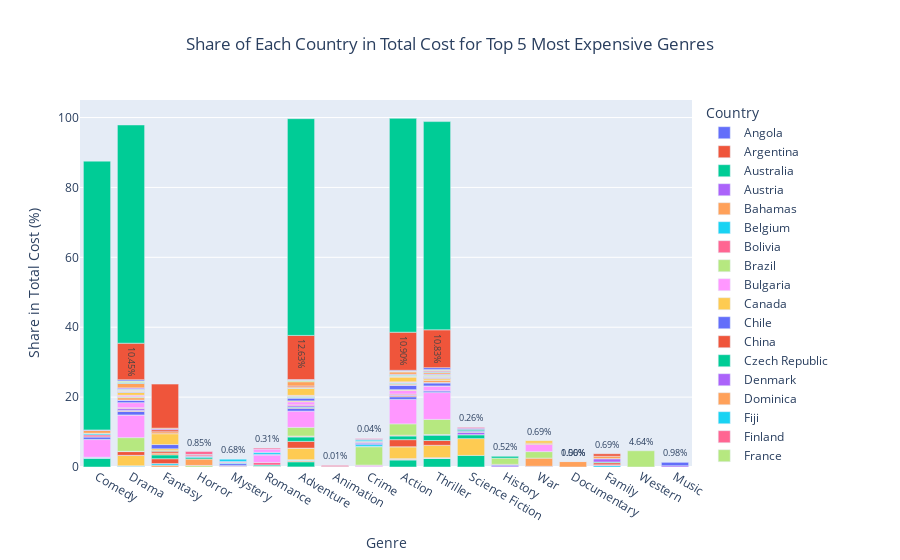

The code cell stored with this chart in its notebook:
### Markdown cell above
Plot

### Code cell
# Plot the data
fig = px.bar(
    top_5_genres_per_country,
    x='genre_name',
    y='share',
    color='country_name',
    title='Share of Each Country in Total Cost for Top 5 Most Expensive Genres',
    labels={'genre_name': 'Genre', 'share': 'Share (%)', 'country_name': 'Country'},
    text='share'
)

# Update layout for better readability
fig.update_traces(texttemplate='%{text:.2f}%', textposition='outside')
fig.update_layout(
    xaxis_title='Genre',
    yaxis_title='Share in Total Cost (%)',
    title_x=0.5,
    uniformtext_minsize=8,
    uniformtext_mode='hide'
)

# Show the chart
fig.show()

### Figure 1 — Plotly figure (JSON) as saved in the notebook; plotly's stock layout.template omitted (floating-point values rounded to 4 significant figures)
{"data": [{"alignmentgroup": "True", "hovertemplate": "Country=Angola<br>Genre=%{x}<br>Share (%)=%{text}<extra></extra>", "legendgroup": "Angola", "marker": {"color": "#636efa", "pattern": {"shape": ""}}, "name": "Angola", "offsetgroup": "Angola", "orientation": "v", "showlegend": true, "text": [0.001003, 0.0007709, 0.001277, 0.004517, 0.003025], "textposition": "outside", "texttemplate": "%{text:.2f}%", "type": "bar", "x": ["Comedy", "Drama", "Fantasy", "Horror", "Mystery"], "xaxis": "x", "y": [0.001003, 0.0007709, 0.001277, 0.004517, 0.003025], "yaxis": "y"}, {"alignmentgroup": "True", "hovertemplate": "Country=Argentina<br>Genre=%{x}<br>Share (%)=%{text}<extra></extra>", "legendgroup": "Argentina", "marker": {"color": "#EF553B", "pattern": {"shape": ""}}, "name": "Argentina", "offsetgroup": "Argentina", "orientation": "v", "showlegend": true, "text": [0.1084, 0.0279, 0.1266, 0.0546, 0.02282], "textposition": "outside", "texttemplate": "%{text:.2f}%", "type": "bar", "x": ["Romance", "Adventure", "Animation", "Crime", "Drama"], "xaxis": "x", "y": [0.1084, 0.0279, 0.1266, 0.0546, 0.02282], "yaxis": "y"}, {"alignmentgroup": "True", "hovertemplate": "Country=Australia<br>Genre=%{x}<br>Share (%)=%{text}<extra></extra>", "legendgroup": "Australia", "marker": {"color": "#00cc96", "pattern": {"shape": ""}}, "name": "Australia", "offsetgroup": "Australia", "orientation": "v", "showlegend": true, "text": [2.054, 2.435, 3.316, 2.492, 1.461], "textposition": "outside", "texttemplate": "%{text:.2f}%", "type": "bar", "x": ["Action", "Thriller", "Science Fiction", "Comedy", "Adventure"], "xaxis": "x", "y": [2.054, 2.435, 3.316, 2.492, 1.461], "yaxis": "y"}, {"alignmentgroup": "True", "hovertemplate": "Country=Austria<br>Genre=%{x}<br>Share (%)=%{text}<extra></extra>", "legendgroup": "Austria", "marker": {"color": "#ab63fa", "pattern": {"shape": ""}}, "name": "Austria", "offsetgroup": "Austria", "orientation": "v", "showlegend": true, "text": [0.06898, 0.3305, 0.1897, 0.01661, 0.0301], "textposition": "outside", "texttemplate": "%{text:.2f}%", "type": "bar", "x": ["Drama", "History", "War", "Action", "Comedy"], "xaxis": "x", "y": [0.06898, 0.3305, 0.1897, 0.01661, 0.0301], "yaxis": "y"}, {"alignmentgroup": "True", "hovertemplate": "Country=Bahamas<br>Genre=%{x}<br>Share (%)=%{text}<extra></extra>", "legendgroup": "Bahamas", "marker": {"color": "#FFA15A", "pattern": {"shape": ""}}, "name": "Bahamas", "offsetgroup": "Bahamas", "orientation": "v", "showlegend": true, "text": [0.2275, 0.2606, 0.5106, 1.562, 0.008878], "textposition": "outside", "texttemplate": "%{text:.2f}%", "type": "bar", "x": ["Action", "Adventure", "Fantasy", "Documentary", "Thriller"], "xaxis": "x", "y": [0.2275, 0.2606, 0.5106, 1.562, 0.008878], "yaxis": "y"}, {"alignmentgroup": "True", "hovertemplate": "Country=Belgium<br>Genre=%{x}<br>Share (%)=%{text}<extra></extra>", "legendgroup": "Belgium", "marker": {"color": "#19d3f3", "pattern": {"shape": ""}}, "name": "Belgium", "offsetgroup": "Belgium", "orientation": "v", "showlegend": true, "text": [0.2413, 0.4653, 0.4123, 0.2664, 0.1788], "textposition": "outside", "texttemplate": "%{text:.2f}%", "type": "bar", "x": ["Adventure", "Fantasy", "Family", "Comedy", "Drama"], "xaxis": "x", "y": [0.2413, 0.4653, 0.4123, 0.2664, 0.1788], "yaxis": "y"}, {"alignmentgroup": "True", "hovertemplate": "Country=Bolivia<br>Genre=%{x}<br>Share (%)=%{text}<extra></extra>", "legendgroup": "Bolivia", "marker": {"color": "#FF6692", "pattern": {"shape": ""}}, "name": "Bolivia", "offsetgroup": "Bolivia", "orientation": "v", "showlegend": true, "text": [0, 0, 0], "textposition": "outside", "texttemplate": "%{text:.2f}%", "type": "bar", "x": ["Action", "Adventure", "Western"], "xaxis": "x", "y": [0, 0, 0], "yaxis": "y"}, {"alignmentgroup": "True", "hovertemplate": "Country=Brazil<br>Genre=%{x}<br>Share (%)=%{text}<extra></extra>", "legendgroup": "Brazil", "marker": {"color": "#B6E880", "pattern": {"shape": ""}}, "name": "Brazil", "offsetgroup": "Brazil", "orientation": "v", "showlegend": true, "text": [0.08877, 0.113, 0.08665, 0.4066, 0.1513], "textposition": "outside", "texttemplate": "%{text:.2f}%", "type": "bar", "x": ["Adventure", "Thriller", "Drama", "Horror", "Mystery"], "xaxis": "x", "y": [0.08877, 0.113, 0.08665, 0.4066, 0.1513], "yaxis": "y"}, {"alignmentgroup": "True", "hovertemplate": "Country=Bulgaria<br>Genre=%{x}<br>Share (%)=%{text}<extra></extra>", "legendgroup": "Bulgaria", "marker": {"color": "#FF97FF", "pattern": {"shape": ""}}, "name": "Bulgaria", "offsetgroup": "Bulgaria", "orientation": "v", "showlegend": true, "text": [0.09189, 0.2878, 0.1049, 0.00634, 0.01003], "textposition": "outside", "texttemplate": "%{text:.2f}%", "type": "bar", "x": ["Action", "Crime", "Thriller", "Adventure", "Comedy"], "xaxis": "x", "y": [0.09189, 0.2878, 0.1049, 0.00634, 0.01003], "yaxis": "y"}, {"alignmentgroup": "True", "hovertemplate": "Country=Canada<br>Genre=%{x}<br>Share (%)=%{text}<extra></extra>", "legendgroup": "Canada", "marker": {"color": "#FECB52", "pattern": {"shape": ""}}, "name": "Canada", "offsetgroup": "Canada", "orientation": "v", "showlegend": true, "text": [3.405, 3.316, 3.551, 2.944, 4.805], "textposition": "outside", "texttemplate": "%{text:.2f}%", "type": "bar", "x": ["Action", "Adventure", "Thriller", "Drama", "Science Fiction"], "xaxis": "x", "y": [3.405, 3.316, 3.551, 2.944, 4.805], "yaxis": "y"}, {"alignmentgroup": "True", "hovertemplate": "Country=Chile<br>Genre=%{x}<br>Share (%)=%{text}<extra></extra>", "legendgroup": "Chile", "marker": {"color": "#636efa", "pattern": {"shape": ""}}, "name": "Chile", "offsetgroup": "Chile", "orientation": "v", "showlegend": true, "text": [0.03854, 0.2478, 0.005536, 0.00634, 0.04517], "textposition": "outside", "texttemplate": "%{text:.2f}%", "type": "bar", "x": ["Drama", "History", "Action", "Adventure", "Horror"], "xaxis": "x", "y": [0.03854, 0.2478, 0.005536, 0.00634, 0.04517], "yaxis": "y"}, {"alignmentgroup": "True", "hovertemplate": "Country=China<br>Genre=%{x}<br>Share (%)=%{text}<extra></extra>", "legendgroup": "China", "marker": {"color": "#EF553B", "pattern": {"shape": ""}}, "name": "China", "offsetgroup": "China", "orientation": "v", "showlegend": true, "text": [2.028, 1.923, 1.372, 1.067, 1.393], "textposition": "outside", "texttemplate": "%{text:.2f}%", "type": "bar", "x": ["Action", "Adventure", "Thriller", "Drama", "Fantasy"], "xaxis": "x", "y": [2.028, 1.923, 1.372, 1.067, 1.393], "yaxis": "y"}, {"alignmentgroup": "True", "hovertemplate": "Country=Czech Republic<br>Genre=%{x}<br>Share (%)=%{text}<extra></extra>", "legendgroup": "Czech Republic", "marker": {"color": "#00cc96", "pattern": {"shape": ""}}, "name": "Czech Republic", "offsetgroup": "Czech Republic", "orientation": "v", "showlegend": true, "text": [1.259, 1.535, 1.046, 1.119, 1.1], "textposition": "outside", "texttemplate": "%{text:.2f}%", "type": "bar", "x": ["Adventure", "Thriller", "Action", "Science Fiction", "Fantasy"], "xaxis": "x", "y": [1.259, 1.535, 1.046, 1.119, 1.1], "yaxis": "y"}, {"alignmentgroup": "True", "hovertemplate": "Country=Denmark<br>Genre=%{x}<br>Share (%)=%{text}<extra></extra>", "legendgroup": "Denmark", "marker": {"color": "#ab63fa", "pattern": {"shape": ""}}, "name": "Denmark", "offsetgroup": "Denmark", "orientation": "v", "showlegend": true, "text": [0.132, 0.06963, 0.06493, 0.3587, 0.01872], "textposition": "outside", "texttemplate": "%{text:.2f}%", "type": "bar", "x": ["Thriller", "Drama", "Crime", "Music", "Science Fiction"], "xaxis": "x", "y": [0.132, 0.06963, 0.06493, 0.3587, 0.01872], "yaxis": "y"}, {"alignmentgroup": "True", "hovertemplate": "Country=Dominica<br>Genre=%{x}<br>Share (%)=%{text}<extra></extra>", "legendgroup": "Dominica", "marker": {"color": "#FFA15A", "pattern": {"shape": ""}}, "name": "Dominica", "offsetgroup": "Dominica", "orientation": "v", "showlegend": true, "text": [0.2214, 0.2536, 0.5106], "textposition": "outside", "texttemplate": "%{text:.2f}%", "type": "bar", "x": ["Action", "Adventure", "Fantasy"], "xaxis": "x", "y": [0.2214, 0.2536, 0.5106], "yaxis": "y"}, {"alignmentgroup": "True", "hovertemplate": "Country=Fiji<br>Genre=%{x}<br>Share (%)=%{text}<extra></extra>", "legendgroup": "Fiji", "marker": {"color": "#19d3f3", "pattern": {"shape": ""}}, "name": "Fiji", "offsetgroup": "Fiji", "orientation": "v", "showlegend": true, "text": [0.01395, 0.01696, 0.0497], "textposition": "outside", "texttemplate": "%{text:.2f}%", "type": "bar", "x": ["Adventure", "Drama", "Romance"], "xaxis": "x", "y": [0.01395, 0.01696, 0.0497], "yaxis": "y"}, {"alignmentgroup": "True", "hovertemplate": "Country=Finland<br>Genre=%{x}<br>Share (%)=%{text}<extra></extra>", "legendgroup": "Finland", "marker": {"color": "#FF6692", "pattern": {"shape": ""}}, "name": "Finland", "offsetgroup": "Finland", "orientation": "v", "showlegend": true, "text": [0.42, 0.2233, 0.1468, 0.1634, 0.04358], "textposition": "outside", "texttemplate": "%{text:.2f}%", "type": "bar", "x": ["Animation", "Family", "Crime", "Mystery", "Thriller"], "xaxis": "x", "y": [0.42, 0.2233, 0.1468, 0.1634, 0.04358], "yaxis": "y"}, {"alignmentgroup": "True", "hovertemplate": "Country=France<br>Genre=%{x}<br>Share (%)=%{text}<extra></extra>", "legendgroup": "France", "marker": {"color": "#B6E880", "pattern": {"shape": ""}}, "name": "France", "offsetgroup": "France", "orientation": "v", "showlegend": true, "text": [3.246, 4.319, 3.91, 2.472, 5.275], "textposition": "outside", "texttemplate": "%{text:.2f}%", "type": "bar", "x": ["Action", "Thriller", "Drama", "Adventure", "Crime"], "xaxis": "x", "y": [3.246, 4.319, 3.91, 2.472, 5.275], "yaxis": "y"}, {"alignmentgroup": "True", "hovertemplate": "Country=Germany<br>Genre=%{x}<br>Share (%)=%{text}<extra></extra>", "legendgroup": "Germany", "marker": {"color": "#FF97FF", "pattern": {"shape": ""}}, "name": "Germany", "offsetgroup": "Germany", "orientation": "v", "showlegend": true, "text": [6.993, 7.692, 6.485, 4.659, 5.058], "textposition": "outside", "texttemplate": "%{text:.2f}%", "type": "bar", "x": ["Action", "Thriller", "Drama", "Adventure", "Comedy"], "xaxis": "x", "y": [6.993, 7.692, 6.485, 4.659, 5.058], "yaxis": "y"}, {"alignmentgroup": "True", "hovertemplate": "Country=Greece<br>Genre=%{x}<br>Share (%)=%{text}<extra></extra>", "legendgroup": "Greece", "marker": {"color": "#FECB52", "pattern": {"shape": ""}}, "name": "Greece", "offsetgroup": "Greece", "orientation": "v", "showlegend": true, "text": [0.09036, 0.03412, 0.004625], "textposition": "outside", "texttemplate": "%{text:.2f}%", "type": "bar", "x": ["Romance", "Comedy", "Drama"], "xaxis": "x", "y": [0.09036, 0.03412, 0.004625], "yaxis": "y"}, {"alignmentgroup": "True", "hovertemplate": "Country=Hong Kong<br>Genre=%{x}<br>Share (%)=%{text}<extra></extra>", "legendgroup": "Hong Kong", "marker": {"color": "#636efa", "pattern": {"shape": ""}}, "name": "Hong Kong", "offsetgroup": "Hong Kong", "orientation": "v", "showlegend": true, "text": [0.7601, 1.002, 0.8198, 0.745, 0.4931], "textposition": "outside", "texttemplate": "%{text:.2f}%", "type": "bar", "x": ["Action", "Drama", "Adventure", "Comedy", "Thriller"], "xaxis": "x", "y": [0.7601, 1.002, 0.8198, 0.745, 0.4931], "yaxis": "y"}, {"alignmentgroup": "True", "hovertemplate": "Country=Hungary<br>Genre=%{x}<br>Share (%)=%{text}<extra></extra>", "legendgroup": "Hungary", "marker": {"color": "#EF553B", "pattern": {"shape": ""}}, "name": "Hungary", "offsetgroup": "Hungary", "orientation": "v", "showlegend": true, "text": [0.2513, 0.5413, 0.5812, 0.1522, 0.165], "textposition": "outside", "texttemplate": "%{text:.2f}%", "type": "bar", "x": ["Action", "Fantasy", "Family", "Adventure", "Drama"], "xaxis": "x", "y": [0.2513, 0.5413, 0.5812, 0.1522, 0.165], "yaxis": "y"}, {"alignmentgroup": "True", "hovertemplate": "Country=Iceland<br>Genre=%{x}<br>Share (%)=%{text}<extra></extra>", "legendgroup": "Iceland", "marker": {"color": "#00cc96", "pattern": {"shape": ""}}, "name": "Iceland", "offsetgroup": "Iceland", "orientation": "v", "showlegend": true, "text": [0.1966, 0.3163, 0.2141, 0.1787, 0.1045], "textposition": "outside", "texttemplate": "%{text:.2f}%", "type": "bar", "x": ["Adventure", "Romance", "Family", "Fantasy", "Drama"], "xaxis": "x", "y": [0.1966, 0.3163, 0.2141, 0.1787, 0.1045], "yaxis": "y"}, {"alignmentgroup": "True", "hovertemplate": "Country=India<br>Genre=%{x}<br>Share (%)=%{text}<extra></extra>", "legendgroup": "India", "marker": {"color": "#ab63fa", "pattern": {"shape": ""}}, "name": "India", "offsetgroup": "India", "orientation": "v", "showlegend": true, "text": [0.5436, 0.9697, 0.3931, 0.683, 0.2818], "textposition": "outside", "texttemplate": "%{text:.2f}%", "type": "bar", "x": ["Drama", "Family", "Adventure", "Science Fiction", "Action"], "xaxis": "x", "y": [0.5436, 0.9697, 0.3931, 0.683, 0.2818], "yaxis": "y"}, {"alignmentgroup": "True", "hovertemplate": "Country=Indonesia<br>Genre=%{x}<br>Share (%)=%{text}<extra></extra>", "legendgroup": "Indonesia", "marker": {"color": "#FFA15A", "pattern": {"shape": ""}}, "name": "Indonesia", "offsetgroup": "Indonesia", "orientation": "v", "showlegend": true, "text": [0.001218, 0.004058, 0.001776], "textposition": "outside", "texttemplate": "%{text:.2f}%", "type": "bar", "x": ["Action", "Crime", "Thriller"], "xaxis": "x", "y": [0.001218, 0.004058, 0.001776], "yaxis": "y"}, {"alignmentgroup": "True", "hovertemplate": "Country=Iran<br>Genre=%{x}<br>Share (%)=%{text}<extra></extra>", "legendgroup": "Iran", "marker": {"color": "#19d3f3", "pattern": {"shape": ""}}, "name": "Iran", "offsetgroup": "Iran", "orientation": "v", "showlegend": true, "text": [0.0003612, 0.0002775, 0.0005506], "textposition": "outside", "texttemplate": "%{text:.2f}%", "type": "bar", "x": ["Comedy", "Drama", "Family"], "xaxis": "x", "y": [0.0003612, 0.0002775, 0.0005506], "yaxis": "y"}, {"alignmentgroup": "True", "hovertemplate": "Country=Ireland<br>Genre=%{x}<br>Share (%)=%{text}<extra></extra>", "legendgroup": "Ireland", "marker": {"color": "#FF6692", "pattern": {"shape": ""}}, "name": "Ireland", "offsetgroup": "Ireland", "orientation": "v", "showlegend": true, "text": [0.5411, 0.2513, 0.2312, 0.7403, 0.2374], "textposition": "outside", "texttemplate": "%{text:.2f}%", "type": "bar", "x": ["Comedy", "Action", "Adventure", "Romance", "Drama"], "xaxis": "x", "y": [0.5411, 0.2513, 0.2312, 0.7403, 0.2374], "yaxis": "y"}, {"alignmentgroup": "True", "hovertemplate": "Country=Israel<br>Genre=%{x}<br>Share (%)=%{text}<extra></extra>", "legendgroup": "Israel", "marker": {"color": "#B6E880", "pattern": {"shape": ""}}, "name": "Israel", "offsetgroup": "Israel", "orientation": "v", "showlegend": true, "text": [0.01151, 0.003084, 0.02069], "textposition": "outside", "texttemplate": "%{text:.2f}%", "type": "bar", "x": ["Animation", "Drama", "War"], "xaxis": "x", "y": [0.01151, 0.003084, 0.02069], "yaxis": "y"}, {"alignmentgroup": "True", "hovertemplate": "Country=Italy<br>Genre=%{x}<br>Share (%)=%{text}<extra></extra>", "legendgroup": "Italy", "marker": {"color": "#FF97FF", "pattern": {"shape": ""}}, "name": "Italy", "offsetgroup": "Italy", "orientation": "v", "showlegend": true, "text": [1.46, 1.03, 1.392, 0.8905, 2.085], "textposition": "outside", "texttemplate": "%{text:.2f}%", "type": "bar", "x": ["Drama", "Action", "Thriller", "Adventure", "Romance"], "xaxis": "x", "y": [1.46, 1.03, 1.392, 0.8905, 2.085], "yaxis": "y"}, {"alignmentgroup": "True", "hovertemplate": "Country=Jamaica<br>Genre=%{x}<br>Share (%)=%{text}<extra></extra>", "legendgroup": "Jamaica", "marker": {"color": "#FECB52", "pattern": {"shape": ""}}, "name": "Jamaica", "offsetgroup": "Jamaica", "orientation": "v", "showlegend": true, "text": [0.2225, 0.2548, 0.5106, 0.001533], "textposition": "outside", "texttemplate": "%{text:.2f}%", "type": "bar", "x": ["Action", "Adventure", "Fantasy", "Thriller"], "xaxis": "x", "y": [0.2225, 0.2548, 0.5106, 0.001533], "yaxis": "y"}, {"alignmentgroup": "True", "hovertemplate": "Country=Japan<br>Genre=%{x}<br>Share (%)=%{text}<extra></extra>", "legendgroup": "Japan", "marker": {"color": "#636efa", "pattern": {"shape": ""}}, "name": "Japan", "offsetgroup": "Japan", "orientation": "v", "showlegend": true, "text": [1.212, 0.7849, 0.8873, 1.209, 0.6602], "textposition": "outside", "texttemplate": "%{text:.2f}%", "type": "bar", "x": ["Action", "Adventure", "Thriller", "Fantasy", "Drama"], "xaxis": "x", "y": [1.212, 0.7849, 0.8873, 1.209, 0.6602], "yaxis": "y"}, {"alignmentgroup": "True", "hovertemplate": "Country=Kazakhstan<br>Genre=%{x}<br>Share (%)=%{text}<extra></extra>", "legendgroup": "Kazakhstan", "marker": {"color": "#EF553B", "pattern": {"shape": ""}}, "name": "Kazakhstan", "offsetgroup": "Kazakhstan", "orientation": "v", "showlegend": true, "text": [0.1784], "textposition": "outside", "texttemplate": "%{text:.2f}%", "type": "bar", "x": ["History"], "xaxis": "x", "y": [0.1784], "yaxis": "y"}, {"alignmentgroup": "True", "hovertemplate": "Country=Lithuania<br>Genre=%{x}<br>Share (%)=%{text}<extra></extra>", "legendgroup": "Lithuania", "marker": {"color": "#00cc96", "pattern": {"shape": ""}}, "name": "Lithuania", "offsetgroup": "Lithuania", "orientation": "v", "showlegend": true, "text": [0.05534, 0.09076, 0.02421], "textposition": "outside", "texttemplate": "%{text:.2f}%", "type": "bar", "x": ["Crime", "Mystery", "Thriller"], "xaxis": "x", "y": [0.05534, 0.09076, 0.02421], "yaxis": "y"}, {"alignmentgroup": "True", "hovertemplate": "Country=Luxembourg<br>Genre=%{x}<br>Share (%)=%{text}<extra></extra>", "legendgroup": "Luxembourg", "marker": {"color": "#ab63fa", "pattern": {"shape": ""}}, "name": "Luxembourg", "offsetgroup": "Luxembourg", "orientation": "v", "showlegend": true, "text": [0.1063, 0.09891, 0.1041, 0.08878, 0.2395], "textposition": "outside", "texttemplate": "%{text:.2f}%", "type": "bar", "x": ["Action", "Adventure", "Drama", "Thriller", "Romance"], "xaxis": "x", "y": [0.1063, 0.09891, 0.1041, 0.08878, 0.2395], "yaxis": "y"}, {"alignmentgroup": "True", "hovertemplate": "Country=Malta<br>Genre=%{x}<br>Share (%)=%{text}<extra></extra>", "legendgroup": "Malta", "marker": {"color": "#FFA15A", "pattern": {"shape": ""}}, "name": "Malta", "offsetgroup": "Malta", "orientation": "v", "showlegend": true, "text": [0.6553, 0.6053, 0.2768, 2.327, 1.807], "textposition": "outside", "texttemplate": "%{text:.2f}%", "type": "bar", "x": ["Drama", "Thriller", "Action", "War", "Horror"], "xaxis": "x", "y": [0.6553, 0.6053, 0.2768, 2.327, 1.807], "yaxis": "y"}, {"alignmentgroup": "True", "hovertemplate": "Country=Mexico<br>Genre=%{x}<br>Share (%)=%{text}<extra></extra>", "legendgroup": "Mexico", "marker": {"color": "#19d3f3", "pattern": {"shape": ""}}, "name": "Mexico", "offsetgroup": "Mexico", "orientation": "v", "showlegend": true, "text": [0.2394, 0.3362, 0.521, 0.1585, 0.5602], "textposition": "outside", "texttemplate": "%{text:.2f}%", "type": "bar", "x": ["Action", "Comedy", "Crime", "Adventure", "Romance"], "xaxis": "x", "y": [0.2394, 0.3362, 0.521, 0.1585, 0.5602], "yaxis": "y"}, {"alignmentgroup": "True", "hovertemplate": "Country=Monaco<br>Genre=%{x}<br>Share (%)=%{text}<extra></extra>", "legendgroup": "Monaco", "marker": {"color": "#FF6692", "pattern": {"shape": ""}}, "name": "Monaco", "offsetgroup": "Monaco", "orientation": "v", "showlegend": true, "text": [0, 0], "textposition": "outside", "texttemplate": "%{text:.2f}%", "type": "bar", "x": ["Documentary", "Family"], "xaxis": "x", "y": [0, 0], "yaxis": "y"}, {"alignmentgroup": "True", "hovertemplate": "Country=Morocco<br>Genre=%{x}<br>Share (%)=%{text}<extra></extra>", "legendgroup": "Morocco", "marker": {"color": "#B6E880", "pattern": {"shape": ""}}, "name": "Morocco", "offsetgroup": "Morocco", "orientation": "v", "showlegend": true, "text": [0.2917, 0.1993, 0.2775, 1.784, 1.862], "textposition": "outside", "texttemplate": "%{text:.2f}%", "type": "bar", "x": ["Adventure", "Action", "Drama", "History", "War"], "xaxis": "x", "y": [0.2917, 0.1993, 0.2775, 1.784, 1.862], "yaxis": "y"}, {"alignmentgroup": "True", "hovertemplate": "Country=Netherlands<br>Genre=%{x}<br>Share (%)=%{text}<extra></extra>", "legendgroup": "Netherlands", "marker": {"color": "#FF97FF", "pattern": {"shape": ""}}, "name": "Netherlands", "offsetgroup": "Netherlands", "orientation": "v", "showlegend": true, "text": [0.4349, 0.9172, 2.06, 0.2126, 0.237], "textposition": "outside", "texttemplate": "%{text:.2f}%", "type": "bar", "x": ["Drama", "Romance", "War", "Action", "Adventure"], "xaxis": "x", "y": [0.4349, 0.9172, 2.06, 0.2126, 0.237], "yaxis": "y"}, {"alignmentgroup": "True", "hovertemplate": "Country=New Zealand<br>Genre=%{x}<br>Share (%)=%{text}<extra></extra>", "legendgroup": "New Zealand", "marker": {"color": "#FECB52", "pattern": {"shape": ""}}, "name": "New Zealand", "offsetgroup": "New Zealand", "orientation": "v", "showlegend": true, "text": [1.966, 1.362, 3.097, 0.7971, 0.4471], "textposition": "outside", "texttemplate": "%{text:.2f}%", "type": "bar", "x": ["Adventure", "Action", "Fantasy", "Drama", "Thriller"], "xaxis": "x", "y": [1.966, 1.362, 3.097, 0.7971, 0.4471], "yaxis": "y"}, {"alignmentgroup": "True", "hovertemplate": "Country=Norway<br>Genre=%{x}<br>Share (%)=%{text}<extra></extra>", "legendgroup": "Norway", "marker": {"color": "#636efa", "pattern": {"shape": ""}}, "name": "Norway", "offsetgroup": "Norway", "orientation": "v", "showlegend": true, "text": [0.2009, 0.3793, 0.5445, 0.1453, 0.9754], "textposition": "outside", "texttemplate": "%{text:.2f}%", "type": "bar", "x": ["Drama", "Crime", "Mystery", "Thriller", "Music"], "xaxis": "x", "y": [0.2009, 0.3793, 0.5445, 0.1453, 0.9754], "yaxis": "y"}, {"alignmentgroup": "True", "hovertemplate": "Country=Pakistan<br>Genre=%{x}<br>Share (%)=%{text}<extra></extra>", "legendgroup": "Pakistan", "marker": {"color": "#EF553B", "pattern": {"shape": ""}}, "name": "Pakistan", "offsetgroup": "Pakistan", "orientation": "v", "showlegend": true, "text": [0.1469, 0.08303, 0.09511, 0.02467], "textposition": "outside", "texttemplate": "%{text:.2f}%", "type": "bar", "x": ["Thriller", "Action", "Adventure", "Drama"], "xaxis": "x", "y": [0.1469, 0.08303, 0.09511, 0.02467], "yaxis": "y"}, {"alignmentgroup": "True", "hovertemplate": "Country=Peru<br>Genre=%{x}<br>Share (%)=%{text}<extra></extra>", "legendgroup": "Peru", "marker": {"color": "#00cc96", "pattern": {"shape": ""}}, "name": "Peru", "offsetgroup": "Peru", "orientation": "v", "showlegend": true, "text": [0.1453, 0.04982, 0.05706, 0.4066], "textposition": "outside", "texttemplate": "%{text:.2f}%", "type": "bar", "x": ["Thriller", "Action", "Adventure", "Horror"], "xaxis": "x", "y": [0.1453, 0.04982, 0.05706, 0.4066], "yaxis": "y"}, {"alignmentgroup": "True", "hovertemplate": "Country=Philippines<br>Genre=%{x}<br>Share (%)=%{text}<extra></extra>", "legendgroup": "Philippines", "marker": {"color": "#ab63fa", "pattern": {"shape": ""}}, "name": "Philippines", "offsetgroup": "Philippines", "orientation": "v", "showlegend": true, "text": [0.07307, 0.2435, 0.1018, 0.1065], "textposition": "outside", "texttemplate": "%{text:.2f}%", "type": "bar", "x": ["Action", "Crime", "Drama", "Thriller"], "xaxis": "x", "y": [0.07307, 0.2435, 0.1018, 0.1065], "yaxis": "y"}, {"alignmentgroup": "True", "hovertemplate": "Country=Poland<br>Genre=%{x}<br>Share (%)=%{text}<extra></extra>", "legendgroup": "Poland", "marker": {"color": "#FFA15A", "pattern": {"shape": ""}}, "name": "Poland", "offsetgroup": "Poland", "orientation": "v", "showlegend": true, "text": [0.2853, 0.6883, 0.5745, 0.09584, 0.362], "textposition": "outside", "texttemplate": "%{text:.2f}%", "type": "bar", "x": ["Adventure", "Family", "Fantasy", "Drama", "War"], "xaxis": "x", "y": [0.2853, 0.6883, 0.5745, 0.09584, 0.362], "yaxis": "y"}, {"alignmentgroup": "True", "hovertemplate": "Country=Portugal<br>Genre=%{x}<br>Share (%)=%{text}<extra></extra>", "legendgroup": "Portugal", "marker": {"color": "#19d3f3", "pattern": {"shape": ""}}, "name": "Portugal", "offsetgroup": "Portugal", "orientation": "v", "showlegend": true, "text": [0.3433, 0.2299, 0.06134], "textposition": "outside", "texttemplate": "%{text:.2f}%", "type": "bar", "x": ["Horror", "Mystery", "Thriller"], "xaxis": "x", "y": [0.3433, 0.2299, 0.06134], "yaxis": "y"}, {"alignmentgroup": "True", "hovertemplate": "Country=Romania<br>Genre=%{x}<br>Share (%)=%{text}<extra></extra>", "legendgroup": "Romania", "marker": {"color": "#FF6692", "pattern": {"shape": ""}}, "name": "Romania", "offsetgroup": "Romania", "orientation": "v", "showlegend": true, "text": [0.1755, 0.1372, 0.1845, 0.4246, 0.2118], "textposition": "outside", "texttemplate": "%{text:.2f}%", "type": "bar", "x": ["Drama", "Thriller", "Crime", "Horror", "Mystery"], "xaxis": "x", "y": [0.1755, 0.1372, 0.1845, 0.4246, 0.2118], "yaxis": "y"}, {"alignmentgroup": "True", "hovertemplate": "Country=Russia<br>Genre=%{x}<br>Share (%)=%{text}<extra></extra>", "legendgroup": "Russia", "marker": {"color": "#B6E880", "pattern": {"shape": ""}}, "name": "Russia", "offsetgroup": "Russia", "orientation": "v", "showlegend": true, "text": [0.2609, 0.3643, 0.165, 0.1606, 0.1859], "textposition": "outside", "texttemplate": "%{text:.2f}%", "type": "bar", "x": ["Action", "Thriller", "Drama", "Comedy", "Science Fiction"], "xaxis": "x", "y": [0.2609, 0.3643, 0.165, 0.1606, 0.1859], "yaxis": "y"}, {"alignmentgroup": "True", "hovertemplate": "Country=Serbia<br>Genre=%{x}<br>Share (%)=%{text}<extra></extra>", "legendgroup": "Serbia", "marker": {"color": "#FF97FF", "pattern": {"shape": ""}}, "name": "Serbia", "offsetgroup": "Serbia", "orientation": "v", "showlegend": true, "text": [0.09592, 0.1573, 0.04197], "textposition": "outside", "texttemplate": "%{text:.2f}%", "type": "bar", "x": ["Crime", "Mystery", "Thriller"], "xaxis": "x", "y": [0.09592, 0.1573, 0.04197], "yaxis": "y"}, {"alignmentgroup": "True", "hovertemplate": "Country=Serbia and Montenegro<br>Genre=%{x}<br>Share (%)=%{text}<extra></extra>", "legendgroup": "Serbia and Montenegro", "marker": {"color": "#FECB52", "pattern": {"shape": ""}}, "name": "Serbia and Montenegro", "offsetgroup": "Serbia and Montenegro", "orientation": "v", "showlegend": true, "text": [0.01187, 0.01243], "textposition": "outside", "texttemplate": "%{text:.2f}%", "type": "bar", "x": ["Drama", "Thriller"], "xaxis": "x", "y": [0.01187, 0.01243], "yaxis": "y"}, {"alignmentgroup": "True", "hovertemplate": "Country=Singapore<br>Genre=%{x}<br>Share (%)=%{text}<extra></extra>", "legendgroup": "Singapore", "marker": {"color": "#636efa", "pattern": {"shape": ""}}, "name": "Singapore", "offsetgroup": "Singapore", "orientation": "v", "showlegend": true, "text": [0.1573, 0.258], "textposition": "outside", "texttemplate": "%{text:.2f}%", "type": "bar", "x": ["Drama", "Science Fiction"], "xaxis": "x", "y": [0.1573, 0.258], "yaxis": "y"}, {"alignmentgroup": "True", "hovertemplate": "Country=Slovenia<br>Genre=%{x}<br>Share (%)=%{text}<extra></extra>", "legendgroup": "Slovenia", "marker": {"color": "#EF553B", "pattern": {"shape": ""}}, "name": "Slovenia", "offsetgroup": "Slovenia", "orientation": "v", "showlegend": true, "text": [0.2853, 0.6883, 0.5745], "textposition": "outside", "texttemplate": "%{text:.2f}%", "type": "bar", "x": ["Adventure", "Family", "Fantasy"], "xaxis": "x", "y": [0.2853, 0.6883, 0.5745], "yaxis": "y"}, {"alignmentgroup": "True", "hovertemplate": "Country=South Africa<br>Genre=%{x}<br>Share (%)=%{text}<extra></extra>", "legendgroup": "South Africa", "marker": {"color": "#00cc96", "pattern": {"shape": ""}}, "name": "South Africa", "offsetgroup": "South Africa", "orientation": "v", "showlegend": true, "text": [0.4022, 0.1428, 0.08557, 0.5204, 0.1918], "textposition": "outside", "texttemplate": "%{text:.2f}%", "type": "bar", "x": ["Science Fiction", "Action", "Drama", "History", "Crime"], "xaxis": "x", "y": [0.4022, 0.1428, 0.08557, 0.5204, 0.1918], "yaxis": "y"}, {"alignmentgroup": "True", "hovertemplate": "Country=South Korea<br>Genre=%{x}<br>Share (%)=%{text}<extra></extra>", "legendgroup": "South Korea", "marker": {"color": "#ab63fa", "pattern": {"shape": ""}}, "name": "South Korea", "offsetgroup": "South Korea", "orientation": "v", "showlegend": true, "text": [0.2855, 0.1884, 0.2114, 0.3041, 0.286], "textposition": "outside", "texttemplate": "%{text:.2f}%", "type": "bar", "x": ["Drama", "Action", "Thriller", "Science Fiction", "Fantasy"], "xaxis": "x", "y": [0.2855, 0.1884, 0.2114, 0.3041, 0.286], "yaxis": "y"}, {"alignmentgroup": "True", "hovertemplate": "Country=Spain<br>Genre=%{x}<br>Share (%)=%{text}<extra></extra>", "legendgroup": "Spain", "marker": {"color": "#FFA15A", "pattern": {"shape": ""}}, "name": "Spain", "offsetgroup": "Spain", "orientation": "v", "showlegend": true, "text": [1.219, 1.285, 0.6543, 0.7669, 0.4555], "textposition": "outside", "texttemplate": "%{text:.2f}%", "type": "bar", "x": ["Adventure", "Drama", "Action", "Comedy", "Thriller"], "xaxis": "x", "y": [1.219, 1.285, 0.6543, 0.7669, 0.4555], "yaxis": "y"}, {"alignmentgroup": "True", "hovertemplate": "Country=Sweden<br>Genre=%{x}<br>Share (%)=%{text}<extra></extra>", "legendgroup": "Sweden", "marker": {"color": "#19d3f3", "pattern": {"shape": ""}}, "name": "Sweden", "offsetgroup": "Sweden", "orientation": "v", "showlegend": true, "text": [0.2313, 0.216, 0.6776, 0.397, 0.1536], "textposition": "outside", "texttemplate": "%{text:.2f}%", "type": "bar", "x": ["Drama", "Thriller", "Mystery", "Crime", "Horror"], "xaxis": "x", "y": [0.2313, 0.216, 0.6776, 0.397, 0.1536], "yaxis": "y"}, {"alignmentgroup": "True", "hovertemplate": "Country=Switzerland<br>Genre=%{x}<br>Share (%)=%{text}<extra></extra>", "legendgroup": "Switzerland", "marker": {"color": "#FF6692", "pattern": {"shape": ""}}, "name": "Switzerland", "offsetgroup": "Switzerland", "orientation": "v", "showlegend": true, "text": [0.3362, 0.2613, 0.8493, 0.332, 0.31], "textposition": "outside", "texttemplate": "%{text:.2f}%", "type": "bar", "x": ["Thriller", "Science Fiction", "Horror", "Crime", "Romance"], "xaxis": "x", "y": [0.3362, 0.2613, 0.8493, 0.332, 0.31], "yaxis": "y"}, {"alignmentgroup": "True", "hovertemplate": "Country=Taiwan<br>Genre=%{x}<br>Share (%)=%{text}<extra></extra>", "legendgroup": "Taiwan", "marker": {"color": "#B6E880", "pattern": {"shape": ""}}, "name": "Taiwan", "offsetgroup": "Taiwan", "orientation": "v", "showlegend": true, "text": [0.4425, 0.3449, 0.1683, 0.2179, 4.644], "textposition": "outside", "texttemplate": "%{text:.2f}%", "type": "bar", "x": ["Drama", "Adventure", "Action", "Thriller", "Western"], "xaxis": "x", "y": [0.4425, 0.3449, 0.1683, 0.2179, 4.644], "yaxis": "y"}, {"alignmentgroup": "True", "hovertemplate": "Country=Thailand<br>Genre=%{x}<br>Share (%)=%{text}<extra></extra>", "legendgroup": "Thailand", "marker": {"color": "#FF97FF", "pattern": {"shape": ""}}, "name": "Thailand", "offsetgroup": "Thailand", "orientation": "v", "showlegend": true, "text": [0.03115, 0.01605, 0.03985, 0.01665, 0.01078], "textposition": "outside", "texttemplate": "%{text:.2f}%", "type": "bar", "x": ["Thriller", "Action", "Crime", "Drama", "Adventure"], "xaxis": "x", "y": [0.03115, 0.01605, 0.03985, 0.01665, 0.01078], "yaxis": "y"}, {"alignmentgroup": "True", "hovertemplate": "Country=Tunisia<br>Genre=%{x}<br>Share (%)=%{text}<extra></extra>", "legendgroup": "Tunisia", "marker": {"color": "#FECB52", "pattern": {"shape": ""}}, "name": "Tunisia", "offsetgroup": "Tunisia", "orientation": "v", "showlegend": true, "text": [0.07418, 0.08496, 0.1711, 0.6931], "textposition": "outside", "texttemplate": "%{text:.2f}%", "type": "bar", "x": ["Action", "Adventure", "Fantasy", "War"], "xaxis": "x", "y": [0.07418, 0.08496, 0.1711, 0.6931], "yaxis": "y"}, {"alignmentgroup": "True", "hovertemplate": "Country=United Arab Emirates<br>Genre=%{x}<br>Share (%)=%{text}<extra></extra>", "legendgroup": "United Arab Emirates", "marker": {"color": "#636efa", "pattern": {"shape": ""}}, "name": "United Arab Emirates", "offsetgroup": "United Arab Emirates", "orientation": "v", "showlegend": true, "text": [0.5472, 0.3546, 0.2236, 0.1839, 0.1706], "textposition": "outside", "texttemplate": "%{text:.2f}%", "type": "bar", "x": ["Thriller", "Drama", "Action", "Adventure", "Comedy"], "xaxis": "x", "y": [0.5472, 0.3546, 0.2236, 0.1839, 0.1706], "yaxis": "y"}, {"alignmentgroup": "True", "hovertemplate": "Country=United Kingdom<br>Genre=%{x}<br>Share (%)=%{text}<extra></extra>", "legendgroup": "United Kingdom", "marker": {"color": "#EF553B", "pattern": {"shape": ""}}, "name": "United Kingdom", "offsetgroup": "United Kingdom", "orientation": "v", "showlegend": true, "text": [12.63, 10.9, 10.45, 10.83, 12.59], "textposition": "outside", "texttemplate": "%{text:.2f}%", "type": "bar", "x": ["Adventure", "Action", "Drama", "Thriller", "Fantasy"], "xaxis": "x", "y": [12.63, 10.9, 10.45, 10.83, 12.59], "yaxis": "y"}, {"alignmentgroup": "True", "hovertemplate": "Country=United States of America<br>Genre=%{x}<br>Share (%)=%{text}<extra></extra>", "legendgroup": "United States of America", "marker": {"color": "#00cc96", "pattern": {"shape": ""}}, "name": "United States of America", "offsetgroup": "United States of America", "orientation": "v", "showlegend": true, "text": [61.2, 62.02, 62.45, 76.91, 59.58], "textposition": "outside", "texttemplate": "%{text:.2f}%", "type": "bar", "x": ["Action", "Adventure", "Drama", "Comedy", "Thriller"], "xaxis": "x", "y": [61.2, 62.02, 62.45, 76.91, 59.58], "yaxis": "y"}], "layout": {"barmode": "relative", "legend": {"title": {"text": "Country"}, "tracegroupgap": 0}, "title": {"text": "Share of Each Country in Total Cost for Top 5 Most Expensive Genres", "x": 0.5}, "uniformtext": {"minsize": 8, "mode": "hide"}, "xaxis": {"anchor": "y", "domain": [0, 1], "title": {"text": "Genre"}}, "yaxis": {"anchor": "x", "domain": [0, 1], "title": {"text": "Share in Total Cost (%)"}}}}
